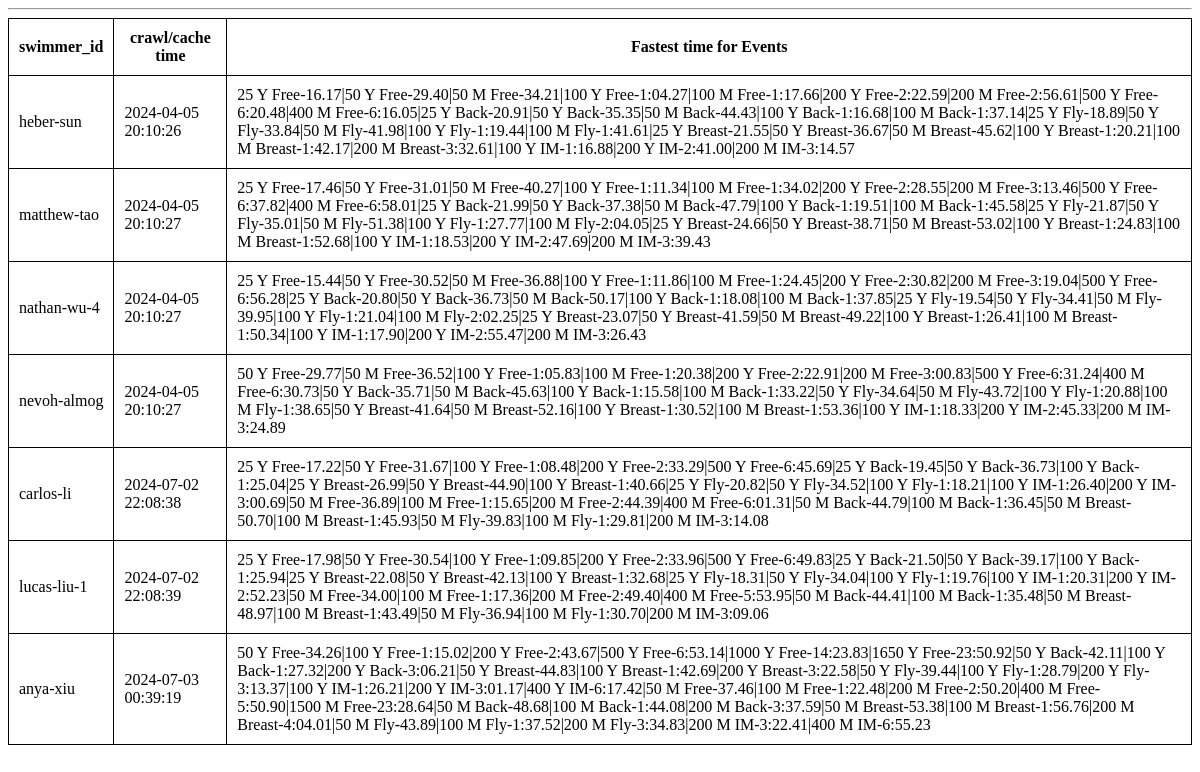
/testdb/, run on an earlier commit of the app's database.
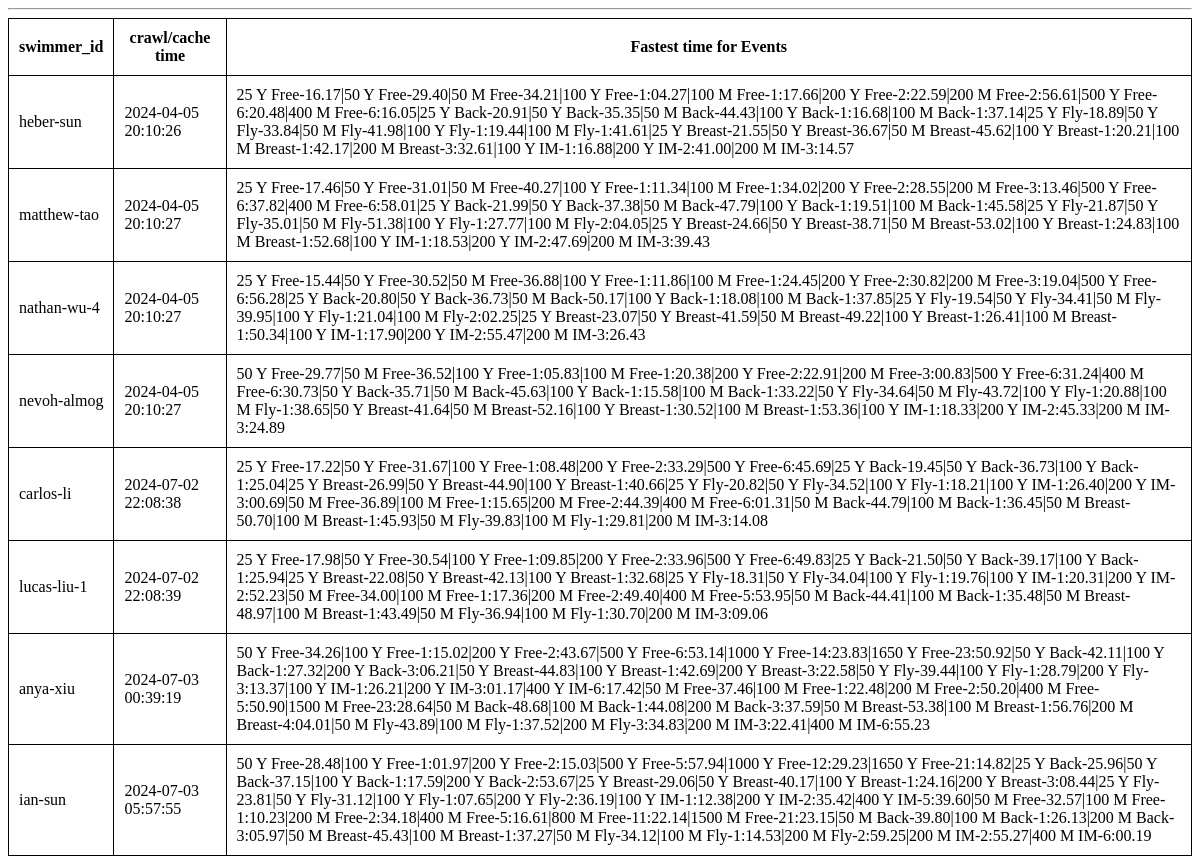
And on a later commit of the database.
### tables this page shows
CREATE TABLE swimmers (
    id TEXT PRIMARY KEY,
    fastest_time TEXT NOT NULL,
    crawl_date TIMESTAMP NOT NULL DEFAULT CURRENT_TIMESTAMP
);

### app.py (the view)
@app.route('/cache/')
@app.route('/cachedb/')
@app.route('/dbcache/')
@app.route('/db/')
@app.route('/testdb/')
def testdb():
  conn = sqlite3.connect('swimmers.db')
  conn.row_factory = sqlite3.Row
  swimmers = conn.execute('SELECT * FROM swimmers').fetchall()
  conn.close()
  return render_template('testdb.html', swimmers=swimmers)

### app.py (called while the page is built)
@app.context_processor
def utility_processor_compare_time():
    def compare_time(time1: str, time2: str) -> bool:
      if time1 == '' or time2 == '': return False
      try:
        timeint1 = int(time1.replace(':','').replace('.',''))
        timeint2 = int(time2.replace(':','').replace('.',''))
      except ValueError:
        return False
      return timeint1 < timeint2
    return dict(compare_time=compare_time)

@app.context_processor
def utility_processor_national_time_tool_tip():
    def national_time_tool_tip(timemap:dict, event:str) -> str:
      res = ''
      for standard, map in timemap.items():
        for event_name, time in map.items():
          if event_name == event and time:
            standard = standard.rjust(4, '\u00A0')
            res += f'{standard}:\u00A0{time}\u000A'
      return res.strip()
    return dict(national_time_tool_tip=national_time_tool_tip)

### templates/testdb.html (shortened to what this page needs)
<!DOCTYPE html>
<html lang="en">
<head>
</head>
<body>
    <hr>
    <div class="content">
      {% block content %}
      <table>
      <tr><th>swimmer_id</th><th>crawl/cache time</th><th>Fastest time for Events</th></tr>
      {% for swimmer in swimmers %}
        <tr>
          <td>{{ swimmer['id'] }} </td> <td>{{ swimmer['crawl_date'] }} </td> <td>{{ swimmer['fastest_time'] }} </td>
        </tr>
      {% endfor %}
      </table>
      {% endblock %}
    </div>
</body>
</html>

### templates/testdb.html (style rules this page uses)
table, th, td { border: 1px solid black; border-collapse: collapse; padding: 10px; }

What changed in the data, as far as the page shows it:
added swimmers: id "ian-sun", crawl_date "2024-07-03 05:57:55", fastest_time "50 Y Free-28.48|100 Y Free-1:01.97|200 Y Free-2:15.03|500 Y Free-5:57.94|1000 Y Free-12:29.23|1650 Y Free-21:14.82|25 Y Back-25.96|50 Y Back-37.15|100 Y Back-1:17.59|200 Y Back-2:53.67|25 Y Breast-29.06|50 Y Breast-40.17|100 Y Breast-1:24.16|200 Y Breast-3:08.44|25 Y Fly-23.81|50 Y Fly-31.12|100 Y Fly-1:07.65|200 Y Fly-2:36.19|100 Y IM-1:12.38|200 Y IM-2:35.42|400 Y IM-5:39.60|50 M Free-32.57|100 M Free-1:10.23|200 M Free-2:34.18|400 M Free-5:16.61|800 M Free-11:22.14|1500 M Free-21:23.15|50 M Back-39.80|100 M Back-1:26.13|200 M Back-3:05.97|50 M Breast-45.43|100 M Breast-1:37.27|50 M Fly-34.12|100 M Fly-1:14.53|200 M Fly-2:59.25|200 M IM-2:55.27|400 M IM-6:00.19"
